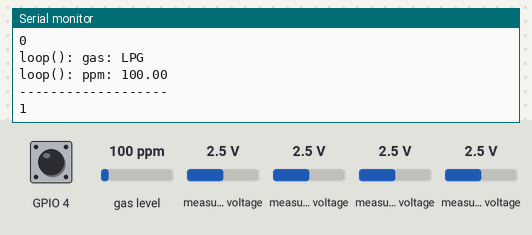
This program was run on a simulated ESP32. Shown: the last lines printed to the serial monitor. Inputs (shaded band) come from the test bench; at power-on: GPIO 4 HIGH, gas level 100 ppm, measured voltage 2.5 V.

Above: at 1.2 s.
1.3 s: GPIO 4 pulled LOW for 0.15 s
At 2.4 s:
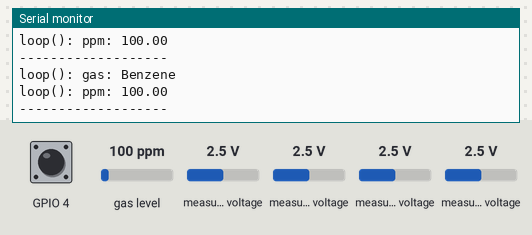
3.1 s: GPIO 4 pulled LOW for 1 s
At 4.9 s:
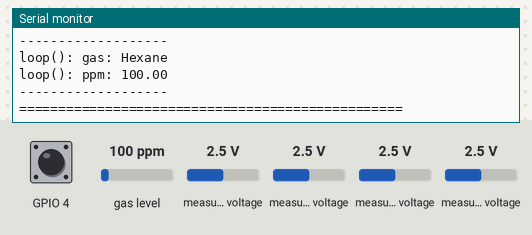

Measured:
- after the input at 1.3 s, the serial monitor: prints a new line after 0.33 s (image 1)
- after the input at 3.1 s, the serial monitor: prints a new line after 1.4 s (image 2)

The program:

main.cpp
```cpp
#include "../lib/MQADS1115.cpp"
#include "../lib/sensors/Mq3Sensor.cpp"
#include "ADS1X15.h"
#include <Arduino.h>
#include <Wire.h>
#include <esp_task_wdt.h>
#include <iostream>

TaskHandle_t CPU0;
TaskHandle_t CPU1;

// volatile bool MQADS1115::RDY;

MQADS1115 *MQADS1115::instances[3] = {NULL, NULL, NULL};

MQADS1115 ads0(0, 0x48, 4);
Mq3Sensor mq3(&ads0, 1);

void loop0() {

  // Serial.println(mq3.getValue());
  // Serial.println(mq3.getValue());
  // Serial.println(mq3.getValue());

  // mq3.getValue();

  // //

  // // uint16_t value = ads0.getChannelValue(i);

  // for (int i = 0; i < 4; i++) {

  //   uint16_t value = ads0.getChannelValue(i);

  //   if (i > 0) {
  //     Serial.print("     ");
  //   }
  //   Serial.print("[");
  //   Serial.print(i);
  //   Serial.print("]: ");
  //   Serial.print(value);
  // }

  mq3.loop();

  // Serial.println("");

  delay(500);
}

void loop1() { ads0.loop(); }

void runTask(int cpu) {
  Serial.println(cpu);
  while (true) {
    if (cpu == 0) {
      loop0();
    }
    if (cpu == 1) {
      loop1();
    }

    esp_task_wdt_reset();
  }
}

void taskCPU0(void *parameters) { runTask(0); }
void taskCPU1(void *parameters) { runTask(1); }

void setup() {
  Serial.begin(115200);
  while (!Serial)
    ;

  ads0.setup();
  mq3.setup();

  const int stackSize = 32768;

  xTaskCreatePinnedToCore(taskCPU0, "CPU0", stackSize, NULL, 0, &CPU0, 0);
  xTaskCreatePinnedToCore(taskCPU1, "CPU1", stackSize, NULL, 1, &CPU1, 1);
}

void loop() { vTaskDelete(NULL); }
```
